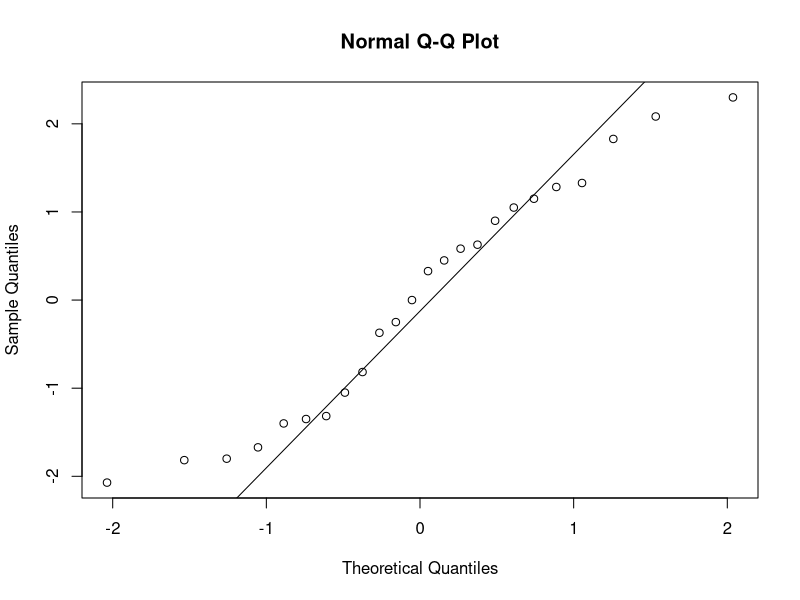
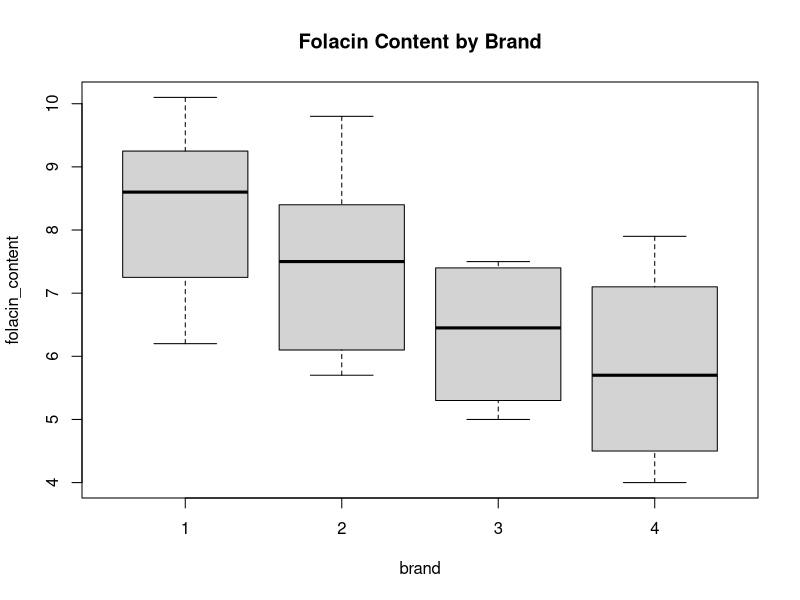
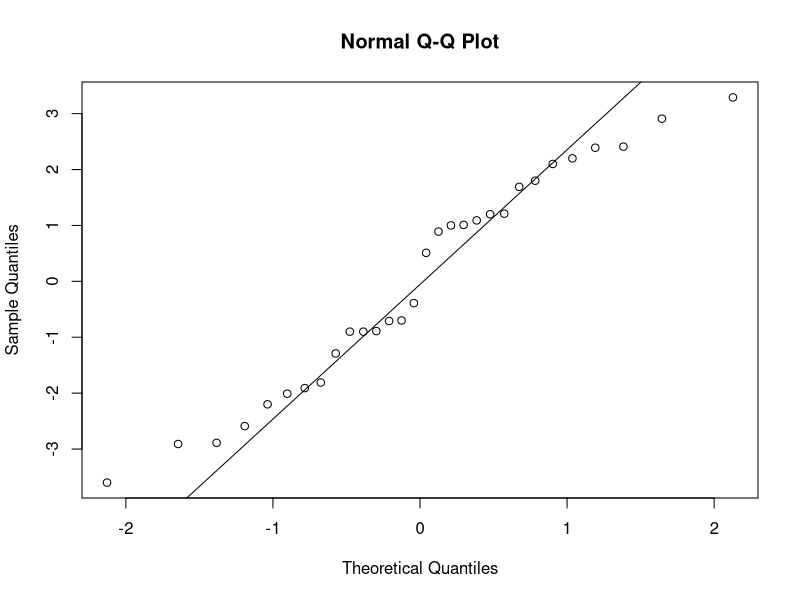
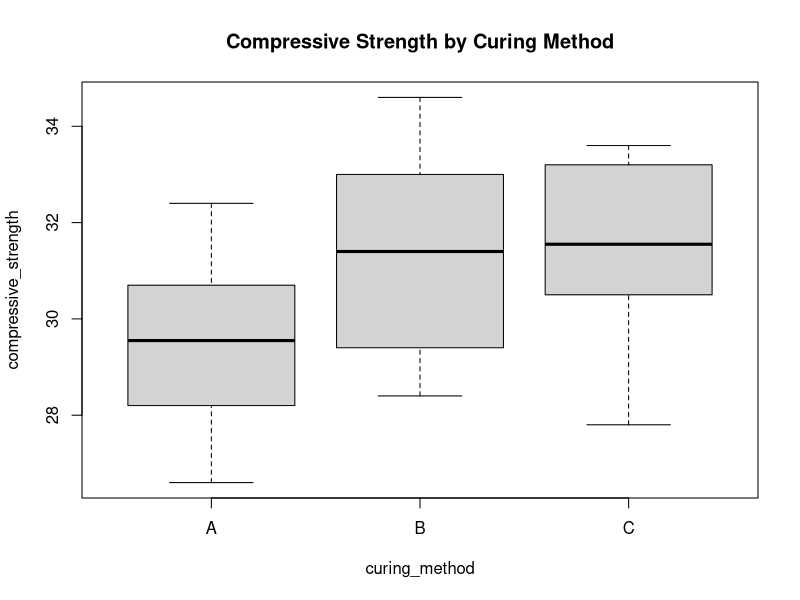

Here is the R script that generated these plots, in order:
## ---- chunk 1
knitr::opts_chunk$set(echo = TRUE)
## ---- chunk 2
#Data
carbonate <- c(20.5, 28.1, 27.8, 27.0, 28.0, 25.2, 25.3, 27.1, 20.5, 31.3)
silicate <- c(26.3, 24.0, 26.2, 20.2, 23.7, 34.0, 17.1, 26.8, 23.7, 24.9)
magnetite <- c(29.5, 34.0, 27.5, 29.4, 27.9, 26.2, 29.9, 29.5, 30.0, 35.6)
hematite <- c(36.5, 44.2, 34.1, 30.3, 31.4, 33.1, 34.1, 32.9, 36.3, 25.5)

total_fe <- c(carbonate, silicate, magnetite, hematite)
formation_type <- factor(rep(c("carbonate", "silicate", "magnetite", "hematite"), each = 10))
data <- data.frame(total_fe, formation_type)

mean_carbonate <- mean(carbonate)
mean_silicate <- mean(silicate)
mean_magnetite <- mean(magnetite)
mean_hematite <- mean(hematite)

grand_mean <- mean(total_fe)

#Sum of squares between groups
n_per_group <- length(carbonate) # 10 observations per group
ssb <- n_per_group * ((mean_carbonate - grand_mean)^2 + 
                       (mean_silicate - grand_mean)^2 + 
                       (mean_magnetite - grand_mean)^2 + 
                       (mean_hematite - grand_mean)^2)

#Sum of squares within group

ssw_carbonate <- sum((carbonate - mean_carbonate)^2)
ssw_silicate <- sum((silicate - mean_silicate)^2)
ssw_magnetite <- sum((magnetite - mean_magnetite)^2)
ssw_hematite <- sum((hematite - mean_hematite)^2)

ssw <- ssw_carbonate + ssw_silicate + ssw_magnetite + ssw_hematite

#Degree of Freedom

k <- 4 # Number of groups
n <- length(total_fe) # Total number of observations

dfb <- k - 1
dfw <- n - k

#Calculate Mean Squares Between (MSB) and Mean Squares Within (MSW)
msb <- ssb / dfb
msw <- ssw / dfw

#f value
f_value <- msb / msw

#p value
p_value <- pf(f_value, dfb, dfw, lower.tail = FALSE)

#ANOVA table
cat("ANOVA Table:\n")
cat("Source        df     SS       MS       F       P\n")
cat("Between       ", dfb, "  ", round(ssb, 2), "  ", round(msb, 2), "  ", round(f_value, 4), "  ", format(p_value, scientific = TRUE, digits = 3), "\n")
cat("Within        ", dfw, "  ", round(ssw, 2), "  ", round(msw, 2), "  ", "-\t\t -","\n")
cat("Total         ", n - 1, "  ", round(ssb + ssw, 2), "  ", "-\t\t -", "  ", "-\t\t -","\n")

alpha <- 0.01

if (p_value < alpha) {
  cat("The p-value is less than the significance level (0.01), so we reject the null hypothesis. There are significant differences in total Fe among the four types of iron formations.\n")
} else {
  cat("The p-value is greater than the significance level (0.01), so we fail to reject the null hypothesis. There is not enough evidence to conclude that there are significant differences in total Fe among the four types of iron formations.\n")
}
## ---- chunk 3
#Given Information

#Number of mixtures (k) = 6
#Measurements per mixture (n_per_mixture) = 26
#Total observations (N) = 6 * 26 = 156
#SS (Mixture) = 5664.415
#MS (Error) = 13.929

#Degrees of Freedom (df)
#df (Mixture) = k - 1 = 6 - 1 = 5
#df (Total) = N - 1 = 156 - 1 = 155
#df (Error) = df (Total) - df (Mixture) = 155 - 5 = 150

#Sum of Squares (SS)
#MS (Mixture) = SS (Mixture) / df (Mixture)
#MS (Mixture) = 5664.415 / 5 = 1132.883
#SS (Error) = MS (Error) * df (Error)
#SS (Error) = 13.929 * 150 = 2089.35
#SS (Total) = SS (Mixture) + SS (Error)
#SS (Total) = 5664.415 + 2089.35 = 7753.765

#F-Statistic
#F = MS (Mixture) / MS (Error)
#F = 1132.883 / 13.929 = 81.332

#P value
df_mixture <- 5
df_error <- 150
f_value <- 81.332

p_value <- pf(f_value, df_mixture, df_error, lower.tail = FALSE)

cat("P-value:", p_value, "\n")

cat("ANOVA Table:\n")
cat("Source     df     SS        MS        F        P\n")
cat("Mixture    ", df_mixture, "    ", round(5664.415, 3), "    ", round(1132.883, 3), "    ", round(81.332, 3), "    ", format(p_value, scientific = TRUE, digits = 3), "\n")
cat("Error      ", df_error, "   ", round(2089.35, 3), "    ", round(13.929, 3), "    -        -\n")
cat("Total      ", 155, "   ", round(7753.765, 3), "    -        -        -\n")

alpha <- 0.01

if (p_value < alpha) {
  cat("The P-value is less than the significance level (0.01), so we reject the null hypothesis.\n")
  cat("There is compelling evidence that the true average electrical resistivity is not the same for all six mixtures.\n")
} else {
  cat("The P-value is greater than the significance level (0.01), so we fail to reject the null hypothesis.\n")
  cat("There is not enough evidence to conclude that the true average electrical resistivity is not the same for all six mixtures.\n")
}
## ---- chunk 4
#Data
plate_4 <- c(309.2, 409.5, 311.0, 326.5, 316.8, 349.8, 309.7)
plate_6 <- c(402.1, 347.2, 361.0, 404.5, 331.0, 348.9, 381.7)
plate_8 <- c(392.4, 366.2, 351.0, 357.1, 409.9, 367.3, 382.0)
plate_10 <- c(346.7, 452.9, 461.4, 433.1, 410.6, 384.2, 362.6)
plate_12 <- c(407.4, 441.8, 419.9, 410.7, 473.4, 441.2, 465.8)

axial_stiffness <- c(plate_4, plate_6, plate_8, plate_10, plate_12)
plate_length <- factor(rep(c("4", "6", "8", "10", "12"), each = 7))
data <- data.frame(axial_stiffness, plate_length)

mean_4 <- mean(plate_4)
mean_6 <- mean(plate_6)
mean_8 <- mean(plate_8)
mean_10 <- mean(plate_10)
mean_12 <- mean(plate_12)

grand_mean <- mean(axial_stiffness)

n_per_group <- length(plate_4) # 7 observations per group
ssb <- n_per_group * ((mean_4 - grand_mean)^2 + 
                       (mean_6 - grand_mean)^2 + 
                       (mean_8 - grand_mean)^2 + 
                       (mean_10 - grand_mean)^2 + 
                       (mean_12 - grand_mean)^2)

ssw_4 <- sum((plate_4 - mean_4)^2)
ssw_6 <- sum((plate_6 - mean_6)^2)
ssw_8 <- sum((plate_8 - mean_8)^2)
ssw_10 <- sum((plate_10 - mean_10)^2)
ssw_12 <- sum((plate_12 - mean_12)^2)

ssw <- ssw_4 + ssw_6 + ssw_8 + ssw_10 + ssw_12

k <- 5 # Number of groups
n <- length(axial_stiffness) # Total number of observations

dfb <- k - 1
dfw <- n - k

msb <- ssb / dfb
msw <- ssw / dfw

f_value <- msb / msw

p_value <- pf(f_value, dfb, dfw, lower.tail = FALSE)

cat("ANOVA Table:\n")
cat("Source        df     SS       MS       F       P\n")
cat("Plate Length  ", dfb, "  ", round(ssb, 2), "  ", round(msb, 2), "  ", round(f_value, 4), "  ", format(p_value, scientific = TRUE, digits = 3), "\n")
cat("Error         ", dfw, "  ", round(ssw, 2), "  ", round(msw, 2), "  ", "-\t\t -","\n")
cat("Total         ", n - 1, "  ", round(ssb + ssw, 2), "  ", "-\t\t -", "  ", "-\t\t -","\n")

alpha <- 0.01

if (p_value < alpha) {
  cat("The p-value is less than the significance level (0.01), so we reject the null hypothesis.\n")
  cat("There is evidence that variation in plate length has an effect on true average axial stiffness.\n")
} else {
  cat("The p-value is greater than the significance level (0.01), so we fail to reject the null hypothesis.\n")
  cat("There is not enough evidence to conclude that variation in plate length has an effect on true average axial stiffness.\n")
}
## ---- chunk 5
#Data
hormone_1 <- c(13, 17, 7, 14)
hormone_2 <- c(21, 13, 20, 17)
hormone_3 <- c(18, 15, 20, 17)
hormone_4 <- c(7, 11, 18, 10)
hormone_5 <- c(6, 11, 15, 8)

plant_growth <- c(hormone_1, hormone_2, hormone_3, hormone_4, hormone_5)
hormone_type <- factor(rep(c("1", "2", "3", "4", "5"), each = 4))
data <- data.frame(plant_growth, hormone_type)

mean_1 <- mean(hormone_1)
mean_2 <- mean(hormone_2)
mean_3 <- mean(hormone_3)
mean_4 <- mean(hormone_4)
mean_5 <- mean(hormone_5)

grand_mean <- mean(plant_growth)

n_per_group <- length(hormone_1) # 4 observations per group
ssb <- n_per_group * ((mean_1 - grand_mean)^2 + 
                       (mean_2 - grand_mean)^2 + 
                       (mean_3 - grand_mean)^2 + 
                       (mean_4 - grand_mean)^2 + 
                       (mean_5 - grand_mean)^2)

ssw_1 <- sum((hormone_1 - mean_1)^2)
ssw_2 <- sum((hormone_2 - mean_2)^2)
ssw_3 <- sum((hormone_3 - mean_3)^2)
ssw_4 <- sum((hormone_4 - mean_4)^2)
ssw_5 <- sum((hormone_5 - mean_5)^2)

ssw <- ssw_1 + ssw_2 + ssw_3 + ssw_4 + ssw_5

k <- 5 # Number of groups
n <- length(plant_growth) # Total number of observations

dfb <- k - 1
dfw <- n - k


msb <- ssb / dfb
msw <- ssw / dfw

f_value <- msb / msw

p_value <- pf(f_value, dfb, dfw, lower.tail = FALSE)

cat("ANOVA Table:\n")
cat("Source        df     SS       MS       F       P\n")
cat("Hormone Type  ", dfb, "  ", round(ssb, 2), "  ", round(msb, 2), "  ", round(f_value, 4), "  ", format(p_value, scientific = TRUE, digits = 3), "\n")
cat("Error         ", dfw, "  ", round(ssw, 2), "  ", round(msw, 2), "  ", "-\t\t -","\n")
cat("Total         ", n - 1, "  ", round(ssb + ssw, 2), "  ", "-\t\t -", "  ", "-\t\t -","\n")


alpha <- 0.05

if (p_value < alpha) {
  cat("The p-value is less than the significance level (0.05), so we reject the null hypothesis.\n")
  cat("There is evidence that different hormone types affect plant growth.\n")
} else {
  cat("The p-value is greater than the significance level (0.05), so we fail to reject the null hypothesis.\n")
  cat("There is not enough evidence to conclude that different hormone types affect plant growth.\n")
}

q_value <- qtukey(0.95, k, dfw) # Get the studentized range statistic
msw_value <- msw
n_per_group <- length(hormone_1)
hsd <- q_value * sqrt(msw_value / n_per_group)

cat("Tukey's HSD:", hsd, "\n")


means <- c(mean_1, mean_2, mean_3, mean_4, mean_5)
hormone_names <- c("1", "2", "3", "4", "5")

cat("Pairwise Comparisons:\n")
for (i in 1:(k - 1)) {
  for (j in (i + 1):k) {
    diff <- abs(means[i] - means[j])
    if (diff > hsd) {
      cat("Hormone", hormone_names[i], "vs Hormone", hormone_names[j], ": Significant difference (", diff, " > ", hsd, ")\n")
    } else {
      cat("Hormone", hormone_names[i], "vs Hormone", hormone_names[j], ": No significant difference (", diff, " <= ", hsd, ")\n")
    }
  }
}


## ---- chunk 6

#Data
brand_1 <- c(7.9, 6.2, 6.6, 8.6, 8.9, 10.1, 9.6)
brand_2 <- c(5.7, 7.5, 9.8, 6.1, 8.4)
brand_3 <- c(6.8, 7.5, 5.0, 7.4, 5.3, 6.1)
brand_4 <- c(6.4, 7.1, 7.9, 4.5, 5.0, 4.0)

folacin_content <- c(brand_1, brand_2, brand_3, brand_4)
brand <- factor(rep(c("1", "2", "3", "4"), c(length(brand_1), length(brand_2), length(brand_3), length(brand_4))))
data <- data.frame(folacin_content, brand)

anova_result <- aov(folacin_content ~ brand, data = data)
summary(anova_result)

alpha <- 0.05
summary_table <- summary(anova_result)
f_value <- summary_table[[1]]$`F value`[1]
p_value <- summary_table[[1]]$`Pr(>F)`[1]

cat("F-value:", f_value, "\n")
cat("P-value:", p_value, "\n")

if (p_value < alpha) {
  cat("The p-value is less than the significance level (0.05), so we reject the null hypothesis. There are significant differences in folacin content among the brands.\n")
} else {
  cat("The p-value is greater than the significance level (0.05), so we fail to reject the null hypothesis. There is not enough evidence to conclude that there are significant differences in folacin content among the brands.\n")
}

##Assess assumptions

# Normality of Residuals
qqnorm(residuals(anova_result))
qqline(residuals(anova_result))

# Homogeneity of Variances (Levene's Test)
library(car)
leveneTest(folacin_content ~ brand, data = data)

# Boxplots for visual inspection
boxplot(folacin_content ~ brand, data = data, main = "Folacin Content by Brand")

tukey_result <- TukeyHSD(anova_result)
print(tukey_result)

cat("Tukey's HSD Test Results:\n")
print(tukey_result)

cat("\nInterpretation:\n")
for (i in 1:nrow(tukey_result$brand)) {
  if (tukey_result$brand[i, 4] < 0.05) {
    cat(rownames(tukey_result$brand)[i], "shows a significant difference.\n")
  } else {
    cat(rownames(tukey_result$brand)[i], "shows no significant difference.\n")
  }
}


## ---- chunk 7
paint_data <- matrix(c(54, 46, 51, 46, 44, 47, 39, 42, 44, 44, 37, 43), nrow = 4, byrow = TRUE)
rownames(paint_data) <- c("Paint 1", "Paint 2", "Paint 3", "Paint 4")
colnames(paint_data) <- c("Roller 1", "Roller 2", "Roller 3")

#a. ANNOVA table
# Calculate totals
paint_totals <- rowSums(paint_data)
roller_totals <- colSums(paint_data)
grand_total <- sum(paint_data)

# Calculate means
paint_means <- paint_totals / ncol(paint_data)
roller_means <- roller_totals / nrow(paint_data)
grand_mean <- grand_total / (nrow(paint_data) * ncol(paint_data))

# Calculate sums of squares
ss_paint <- ncol(paint_data) * sum((paint_means - grand_mean)^2)
ss_roller <- nrow(paint_data) * sum((roller_means - grand_mean)^2)
ss_total <- sum((paint_data - grand_mean)^2)
ss_error <- ss_total - ss_paint - ss_roller

# Calculate degrees of freedom
df_paint <- nrow(paint_data) - 1
df_roller <- ncol(paint_data) - 1
df_error <- (nrow(paint_data) - 1) * (ncol(paint_data) - 1)
df_total <- nrow(paint_data) * ncol(paint_data) - 1

# Calculate mean squares
ms_paint <- ss_paint / df_paint
ms_roller <- ss_roller / df_roller
ms_error <- ss_error / df_error

# Calculate F-statistics
f_paint <- ms_paint / ms_error
f_roller <- ms_roller / ms_error

# Create ANOVA table
anova_table <- data.frame(
  Source = c("Paint Brand", "Roller Brand", "Error", "Total"),
  df = c(df_paint, df_roller, df_error, df_total),
  SS = c(ss_paint, ss_roller, ss_error, ss_total),
  MS = c(ms_paint, ms_roller, ms_error, NA),
  F = c(f_paint, f_roller, NA, NA)
)

print(anova_table)

#b) Test Hypotheses for Paint Brand
alpha <- 0.05
p_value_paint <- pf(f_paint, df_paint, df_error, lower.tail = FALSE)

cat("Paint Brand Test:\n")
cat("F-statistic:", f_paint, "\n")
cat("P-value:", p_value_paint, "\n")

if (p_value_paint < alpha) {
  cat("The p-value is less than the significance level (0.05), so we reject the null hypothesis.\n")
  cat("There is evidence that paint brand has an effect on coverage.\n")
} else {
  cat("The p-value is greater than the significance level (0.05), so we fail to reject the null hypothesis.\n")
  cat("There is not enough evidence to conclude that paint brand has an effect on coverage.\n")
}

#c) Test Hypotheses for Roller Brand
p_value_roller <- pf(f_roller, df_roller, df_error, lower.tail = FALSE)

cat("\nRoller Brand Test:\n")
cat("F-statistic:", f_roller, "\n")
cat("P-value:", p_value_roller, "\n")

if (p_value_roller < alpha) {
  cat("The p-value is less than the significance level (0.05), so we reject the null hypothesis.\n")
  cat("There is evidence that roller brand has an effect on coverage.\n")
} else {
  cat("The p-value is greater than the significance level (0.05), so we fail to reject the null hypothesis.\n")
  cat("There is not enough evidence to conclude that roller brand has an effect on coverage.\n")
}

#d) Tukey's Method
q_value <- qtukey(0.95, nrow(paint_data), df_error)
hsd <- q_value * sqrt(ms_error / ncol(paint_data))

cat("\nTukey's HSD:", hsd, "\n")

# Pairwise comparisons
paint_means_original <- paint_means + 400
paint_names <- rownames(paint_data)

cat("\nPairwise Comparisons (Original Scale):\n")
for (i in 1:(nrow(paint_data) - 1)) {
  for (j in (i + 1):nrow(paint_data)) {
    diff <- abs(paint_means_original[i] - paint_means_original[j])
    if (diff > hsd) {
      cat(paint_names[i], "vs", paint_names[j], ": Significant difference (", diff, " > ", hsd, ")\n")
    } else {
      cat(paint_names[i], "vs", paint_names[j], ": No significant difference (", diff, " <= ", hsd, ")\n")
    }
  }
}

## ---- chunk 8
#Data
method_A <- c(30.7, 29.1, 30.0, 31.9, 30.5, 26.9, 28.2, 32.4, 26.6, 28.6)
method_B <- c(33.7, 30.6, 32.2, 34.6, 33.0, 29.3, 28.4, 32.4, 29.5, 29.4)
method_C <- c(30.5, 32.6, 30.5, 33.5, 32.4, 27.8, 30.7, 33.6, 29.2, 33.2)

compressive_strength <- c(method_A, method_B, method_C)
curing_method <- factor(rep(c("A", "B", "C"), each = 10))
data <- data.frame(compressive_strength, curing_method)

anova_result <- aov(compressive_strength ~ curing_method, data = data)
summary(anova_result)

alpha <- 0.05
summary_table <- summary(anova_result)
f_value <- summary_table[[1]]$`F value`[1]
p_value <- summary_table[[1]]$`Pr(>F)`[1]

cat("F-value:", f_value, "\n")
cat("P-value:", p_value, "\n")

if (p_value < alpha) {
  cat("The p-value is less than the significance level (0.05), so we reject the null hypothesis. There are significant differences in compressive strength among the three curing methods.\n")
} else {
  cat("The p-value is greater than the significance level (0.05), so we fail to reject the null hypothesis. There is not enough evidence to conclude that there are significant differences in compressive strength among the three curing methods.\n")
}

#Assess assumptions by Anova

alpha <- 0.05
summary_table <- summary(anova_result)
f_value <- summary_table[[1]]$`F value`[1]
p_value <- summary_table[[1]]$`Pr(>F)`[1]

cat("F-value:", f_value, "\n")
cat("P-value:", p_value, "\n")

if (p_value < alpha) {
  cat("The p-value is less than the significance level (0.05), so we reject the null hypothesis. There are significant differences in compressive strength among the three curing methods.\n")
} else {
  cat("The p-value is greater than the significance level (0.05), so we fail to reject the null hypothesis. There is not enough evidence to conclude that there are significant differences in compressive strength among the three curing methods.\n")
}


# Normality of Residuals
qqnorm(residuals(anova_result))
qqline(residuals(anova_result))

# Homogeneity of Variances (Levene's Test)
library(car)
leveneTest(compressive_strength ~ curing_method, data = data)

# Boxplots for visual inspection
boxplot(compressive_strength ~ curing_method, data = data, main = "Compressive Strength by Curing Method")
#Multiple comparsison results
tukey_result <- TukeyHSD(anova_result)
print(tukey_result)

cat("Tukey's HSD Test Results:\n")
print(tukey_result)

cat("\nInterpretation:\n")
for (i in 1:nrow(tukey_result$curing_method)) {
  if (tukey_result$curing_method[i, 4] < 0.05) {
    cat(rownames(tukey_result$curing_method)[i], "shows a significant difference.\n")
  } else {
    cat(rownames(tukey_result$curing_method)[i], "shows no significant difference.\n")
  }
}

## ---- chunk 9
#given data

#Factor A: Curing Time (3 levels)
#Factor B: Type of Mix (4 levels)
#Observations per combination: 3
SSA <- 30763.0
SSB <- 34185.6
SSE <- 97436.8
SST <- 205966.6
#x̄₁.. = 4010.88, x̄₂.. = 4029.10, x̄₃.. = 3960.

#Degrees of Freedom (df)

#dfA = a - 1 = 3 - 1 = 2
#dfB = b - 1 = 4 - 1 = 3
#dfAB = dfA * dfB = 2 * 3 = 6
#dfE = N - ab = 36 - 12 = 24
#dfT = N - 1 = 36 - 1 = 35
#Sum of Squares Interaction (SSAB)
#SSAB = SST - SSA - SSB - SSE
#SSAB = 205,966.6 - 30,763.0 - 34,185.6 - 97,436.8
SSAB <- 43581.2

#Mean Squares (MS)
#MSA = SSA / dfA 
MSA <- 15381.5
#MSB = SSB / dfB
MSB <- 11395.2
#MSAB = SSAB / dfAB
MSAB <- 7263.53
#MSE = SSE / dfE 
MSE <- 4059.87

#F-Statistics

#FA = MSA / MSE 
FA <-  3.79
#FB = MSB / MSE 
FB <-  2.81
#FAB = MSAB / MSE 
FAB <- 1.79

dfA <- 2
dfB <- 3
dfAB <- 6
dfT <- 35
dfE <- 24
FA <- 3.79
FB <- 2.81
FAB <- 1.79

p_value_A <- pf(FA, dfA, dfE, lower.tail = FALSE)
p_value_B <- pf(FB, dfB, dfE, lower.tail = FALSE)
p_value_AB <- pf(FAB, dfAB, dfE, lower.tail = FALSE)

cat("P-value for Factor A:", p_value_A, "\n")
cat("P-value for Factor B:", p_value_B, "\n")
cat("P-value for Interaction:", p_value_AB, "\n")

#a. ANNOVA TABLE

anova_table <- data.frame(
  Source = c("Curing Time (A)", "Type of Mix (B)", "Interaction (AB)", "Error", "Total"),
  df = c(dfA, dfB, dfAB, dfE, dfT),
  SS = c(SSA, SSB, SSAB, SSE, SST),
  MS = c(MSA, MSB, MSAB, MSE, NA),
  F = c(FA, FB, FAB, NA, NA),
  P = c(p_value_A, p_value_B, p_value_AB, NA, NA)
)

print(anova_table)

#b. Test interaction (AB)

alpha <- 0.05
if (p_value_AB < alpha) {
  cat("The p-value for interaction is less than 0.05. Reject H0AB. There is a significant interaction.\n")
} else {
  cat("The p-value for interaction is greater than 0.05. Fail to reject H0AB. There is no significant interaction.\n")
}

#c. Test factor A (curing time)
if (p_value_A < alpha) {
  cat("The p-value for Factor A is less than 0.05. Reject H0A. There is a significant effect of curing time.\n")
} else {
  cat("The p-value for Factor A is greater than 0.05. Fail to reject H0A. There is no significant effect of curing time.\n")
}

#d. Test Factor B (Type of Mix)
if (p_value_B < alpha) {
  cat("The p-value for Factor B is less than 0.05. Reject H0B. There is a significant effect of type of mix.\n")
} else {
  cat("The p-value for Factor B is greater than 0.05. Fail to reject H0B. There is no significant effect of type of mix.\n")
}

#e. Tukey's Procedure for Curing Times

means <- c(4010.88, 4029.10, 3960.02)
names <- c("Curing Time 1", "Curing Time 2", "Curing Time 3")
k <- 3
n <- 4 * 3 # observations per curing time

q_value <- qtukey(0.95, k, dfE)
hsd <- q_value * sqrt(MSE / n)

cat("Tukey's HSD:", hsd, "\n")

# Pairwise comparisons
cat("\nPairwise Comparisons:\n")
for (i in 1:(k - 1)) {
  for (j in (i + 1):k) {
    diff <- abs(means[i] - means[j])
    if (diff > hsd) {
      cat(names[i], "vs", names[j], ": Significant difference (", diff, " > ", hsd, ")\n")
    } else {
      cat(names[i], "vs", names[j], ": No significant difference (", diff, " <= ", hsd, ")\n")
    }
  }
}
